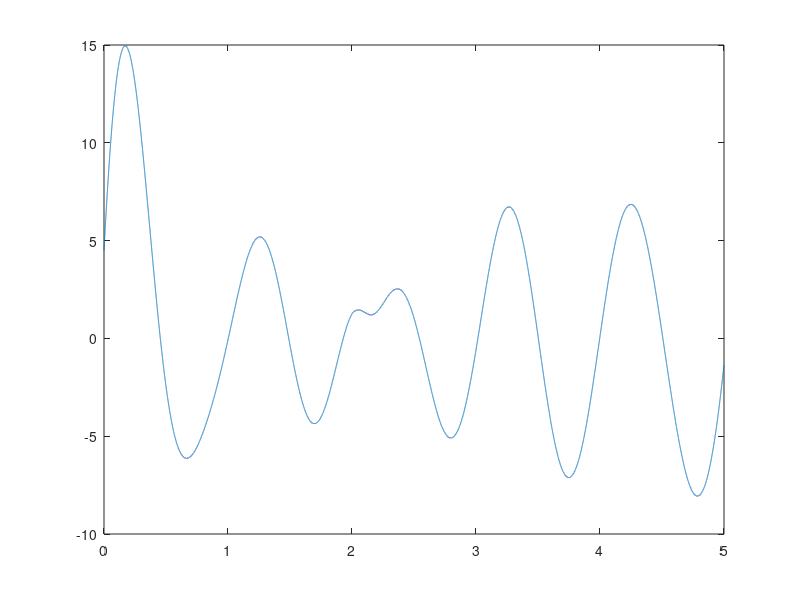
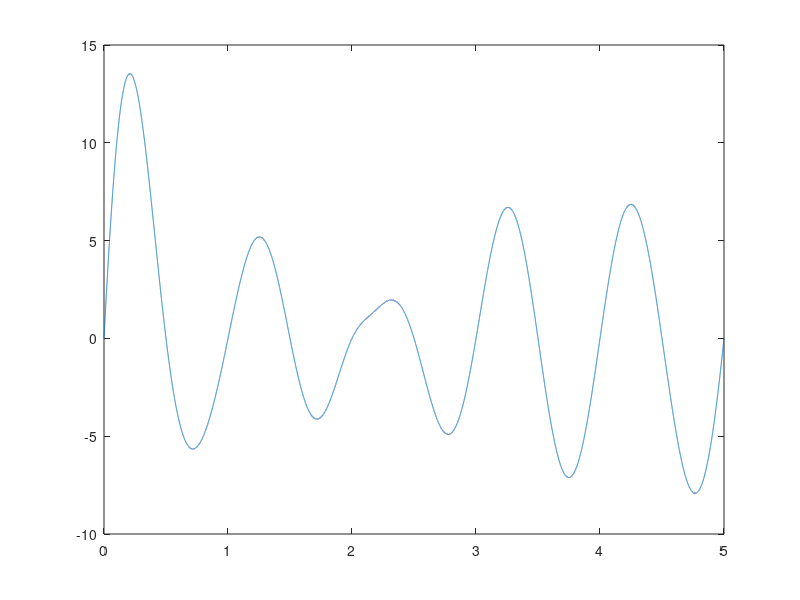
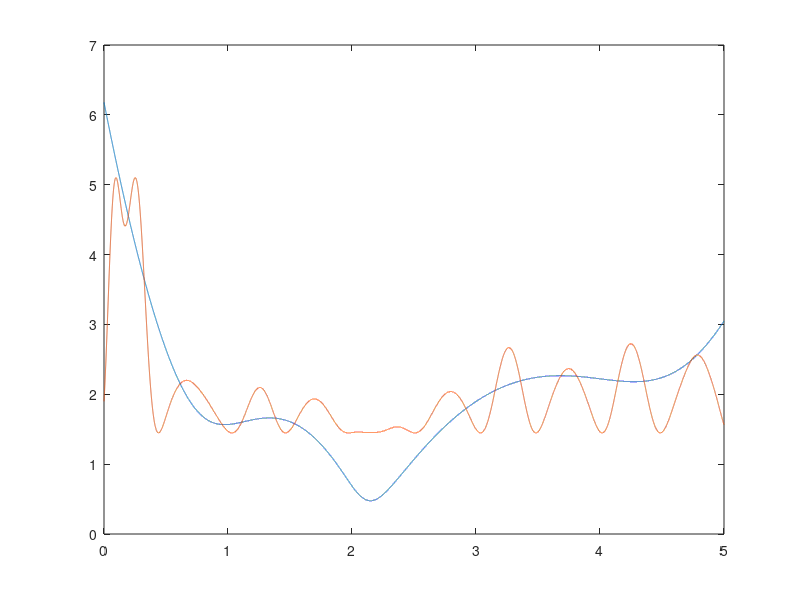
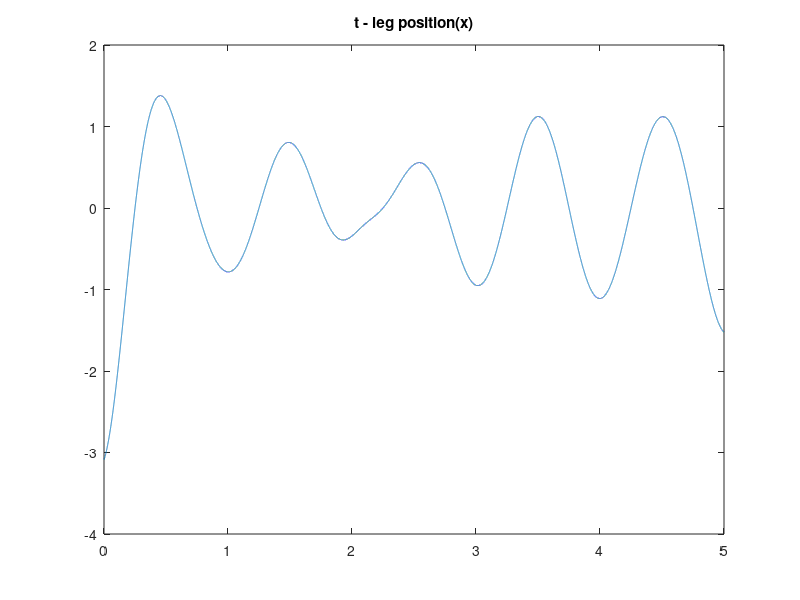

Write the MATLAB code that produced these figures, in order.
clc;clear;
close all
h = 0.0001;
t = [0;1;2;4;5];
x1 = [1;3;4;5;7];
y1 = [2;4;3;6;7];
tt = 0:h:5;
l = length(tt);
d = 0.5;
%%% linear velocity 
xx1 = spline(t,x1,tt);
yy1 = spline(t,y1,tt);
vx1 = diff(xx1)/h;
vy1 = diff(yy1)/h;
ax1 = diff(vx1)/h;
ay1 = diff(vy1)/h;
jx1 = diff(ax1)/h;
jy1 = diff(ay1)/h;
%%% angular velocity 
th1 = atan2d(vy1,vx1);
w1 = diff(th1)/h;
afa1 = diff(w1)/h;

len = 4001;
% figure; plot(tt(1:end-1),vx1); title('tt-vx1');
% figure; plot(tt(1:end-1),vy1); title('tt-vy1');
% figure; plot(xx1(1:len),yy1(1:len)); title('xx1-yy1');
v = (vx1.^2+vy1.^2).^(1/2);
% figure; plot(tt(1:end-1),v); title('tt-v');
S = 1; %% stride
T = 0.5; %% time period of a single step
hf = 0.1; %% half of max height since the abs(z)
c = 0.5; %% the constant multiply to v
%%%% (I) it is assumed that the robot walks on the straight line.
%%%%     Therefore, the direction of leg(i) points to x-axis of body local
%%%%     frame.
for i = 1:length(tt)-1
    leg(i) = c*v(i)*sin(pi/T*(tt(i)-T/2));
    vleg2(i) = c*v(i)*cos(pi/T*(tt(i)-T/2))*pi/T;
end
for i = 1:length(tt)-1
    legl(i) = c*v(i)*sin(pi/T*(tt(i)+T/2));
end

vleg = diff(leg)/h;
figure
plot(tt(1:end-2),vleg)
figure
plot(tt(1:end-1),vleg2)
vv = v(1:end-1);
n=5;
p = polyfit(vleg,vv,n) ;
vv2 = polyval(p,vleg);
figure
plot(tt(1:end-2),vv,tt(1:end-2),vv2)
%%%% whether or not to use zq? Since the trajectory and velocity of z is
%%%% unvarianat 
for i = 1:length(tt)-1
    if rem(floor(tt(i)/T),2) == 0
        z(i) = hf/2*(1+sin(2*pi/T*(tt(i)-T/4)));
    else
        z(i) = 0;
    end
end
for i = 1:length(tt)-1
    if rem(floor(tt(i)/T),2) == 1
        zl(i) = hf/2*(1+sin(2*pi/T*(tt(i)-T/4)));
    else
        zl(i) = 0;
    end
end
%%% if tt == ttq, then the result of spline is same as original result.
zq = spline(tt(1:end-1),z,tt(1:end-1));
figure;plot(tt(1:end-1),leg); title('t - leg position(x)');
% figure;plot(leg,zq); title('leg position(x) - leg position(z)')
figure;plot(tt(1:end-1),zq); title('t - leg position(z)')
% 
% 
% vz = diff(z)/h;
% figure;plot(tt(1:end-2),vz); title('t - leg velocity(vz)')
% az = diff(vz)/h;
% figure;plot(tt(1:end-3),az); title('t - leg acc(az)')
% figure; comet(leg,zq);
% figure; comet(legl,zl); %% left leg
